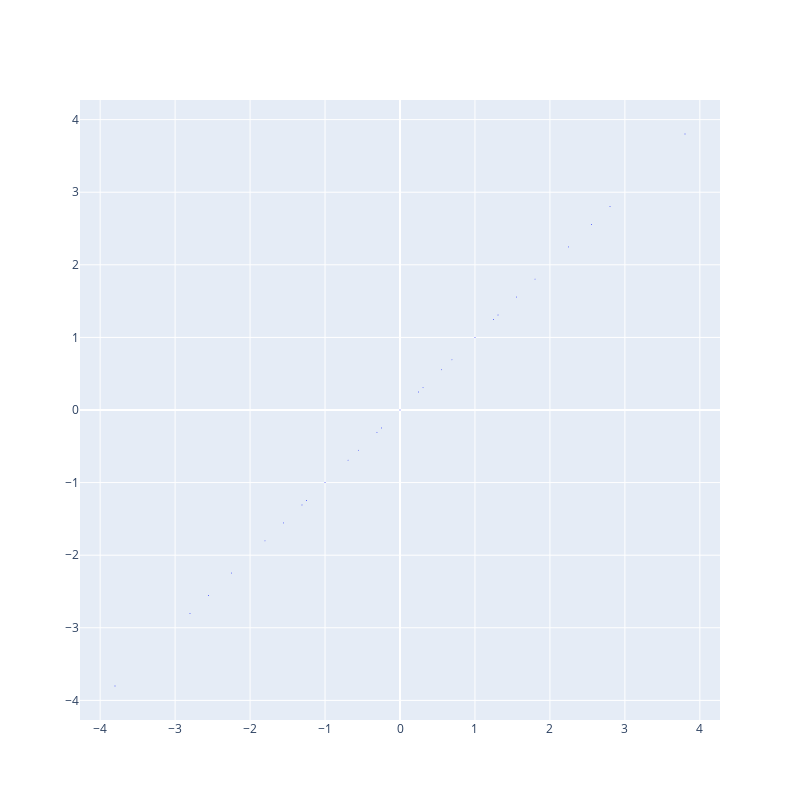

The notebook cell saved with this chart:
### Code cell
layout = go.Layout(width=800, height=800)

f = go.FigureWidget([go.Scattergl(x=list(map(RR, x)), y=list(map(RR, y)), mode='markers', marker_size=1.2)], layout=layout)
f.show()

### Figure 1 — Plotly figure (JSON) as saved in the notebook; plotly's stock layout.template omitted (floating-point values rounded to 4 significant figures)
{"data": [{"marker": {"size": 1.2}, "mode": "markers", "type": "scattergl", "uid": "06e82ef4-8ca1-4280-a3c4-084c7c39b1f7", "x": [-3.802, -2.802, -2.555, -2.247, -1.802, -1.555, -1.308, -1.247, -1, -0.692, -0.555, -0.308, -0.247, 0, 0.247, 0.308, 0.555, 0.692, 1, 1.247, 1.308, 1.555, 1.802, 2.247, 2.555, 2.802, 3.802], "y": [-3.802, -2.802, -2.555, -2.247, -1.802, -1.555, -1.308, -1.247, -1, -0.692, -0.555, -0.308, -0.247, 0, 0.247, 0.308, 0.555, 0.692, 1, 1.247, 1.308, 1.555, 1.802, 2.247, 2.555, 2.802, 3.802]}], "layout": {"height": 800, "width": 800, "xaxis": {"autorange": true, "range": [-4.269, 4.269], "type": "linear"}, "yaxis": {"autorange": true, "range": [-4.27, 4.27], "type": "linear"}}}
